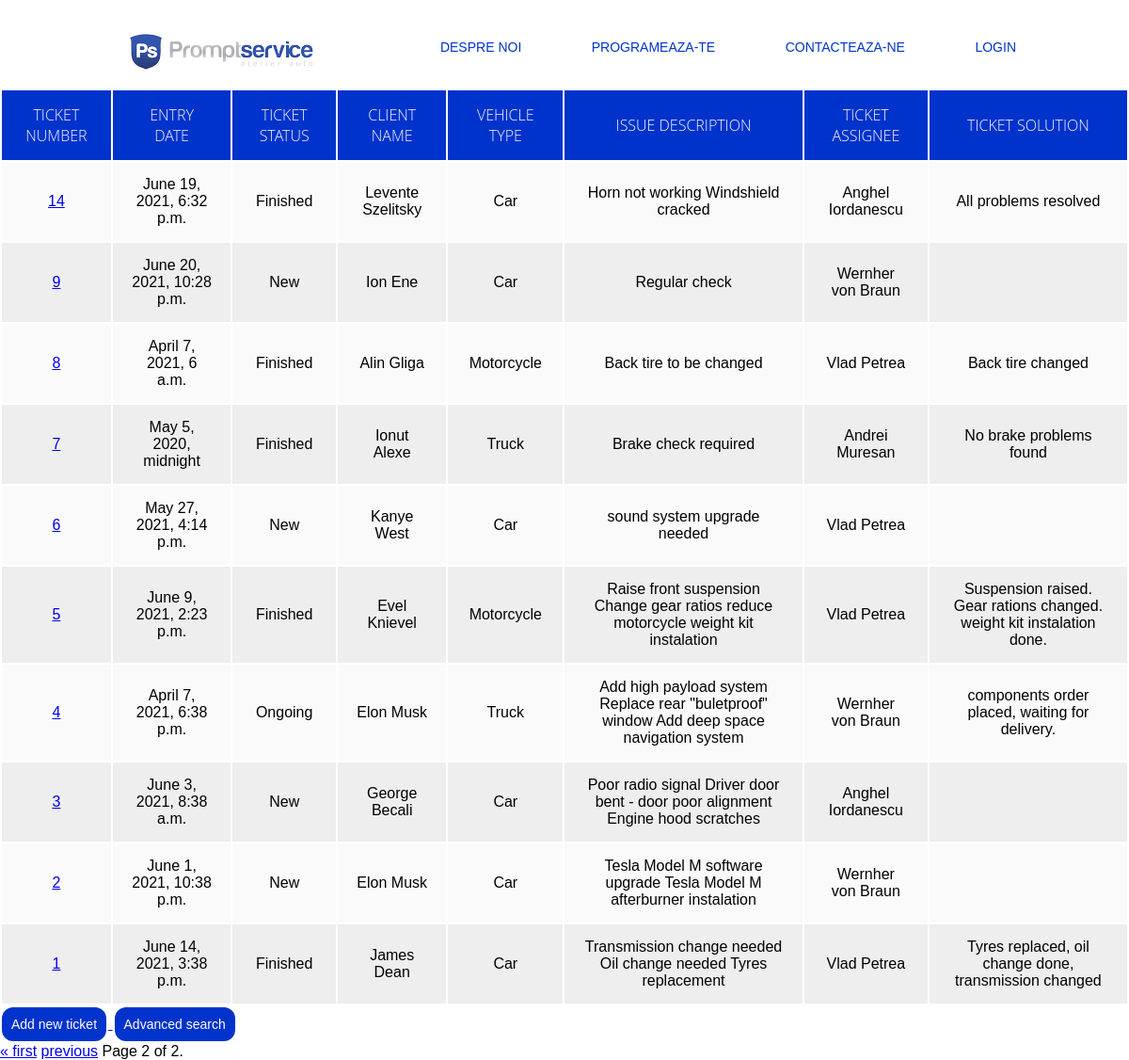
The page /ticket/?page=2 on the database its author committed.
### ticket/models.py (models this page shows, shortened)
class Ticket(models.Model):
    vehicle_types = (('Car', 'Car'), ('Motorcycle', 'Motorcycle'), ('Truck', 'Truck'))
    ticket_statuses = (('New', 'New'), ('Ongoing', 'Ongoing'), ('Finished', 'Finished'))
    client_name = models.CharField(max_length=100)
    client_phone = models.CharField(max_length=14)
    client_email = models.EmailField(max_length=100)
    vehicle_type = models.CharField(max_length=20, choices=vehicle_types, default='Car')
    vehicle_ID = models.CharField(max_length=17)
    vehicle_licence_number = models.CharField(max_length=12)
    vehicle_issue_text = models.TextField()
    ticket_status = models.CharField(max_length=10, choices=ticket_statuses, default='New')
    ticket_entry_date = models.DateTimeField(default=timezone.now)
    ticket_solution_date = models.DateTimeField(null=True, blank=True)
    ticket_solution_text = models.TextField(null=True, blank=True)
    ticket_number = models.AutoField(primary_key=True)
    ticket_assignee = models.CharField(max_length=100)

### ticket/views.py (the view)
# urls.py: path('', views.index, name='index'),
def index(request):
    latest_ticket_list = Ticket.objects.order_by('-ticket_number')
    paginator = Paginator(latest_ticket_list, 15)
    context = {
        'latest_ticket_list': latest_ticket_list,
    }
    page_number = request.GET.get('page')
    page_obj = paginator.get_page(page_number)
    return render(request, 'ticket/index.html', {'page_obj': page_obj})

### ticket/templates/ticket/index.html (shortened to what this page needs)
<!DOCTYPE html>
<html lang="en">
<head>
</head>
<body>
{% load static %}
{% block content %}
{% if user.is_authenticated %}
    <div>
  <p class="welcome_user">Hi {{ user.username }}!</p>
        </div>
<div>
            <img src="{% static 'ticket/images/logo.png' %}">
            <nav>
               <ul>
                  <li><a href="../">Logout</a></li>
               </ul>
            </nav>
         </div>
{% else %}
  <p style="color:white">You are not logged in</p>
         <div class ="container">
            <img src="{% static 'ticket/images/logo.png' %}">
            <nav>
               <ul>
                  <li><a href="#">Despre Noi</a></li>
                  <li><a href="#">Programeaza-te</a></li>
                  <li><a href="#">Contacteaza-ne</a></li>
                  <li><a href="/accounts/login/">Login</a></li>
               </ul>
            </nav>
         </div>
   <div>
{% endif %}
{% endblock %}
{% if page_obj %}
<div style="overflow-x:auto;">
    <table class="content-table">
        <thead>
            <tr>
                <th>Ticket Number</th>
                <th>Entry Date</th>
                <th>Ticket Status</th>
                <th>Client Name</th>
                <th>Vehicle Type</th>
                <th>Issue Description</th>
                <th>Ticket Assignee</th>
                <th>Ticket Solution</th>
            </tr>
        </thead>
        <tbody>
            {% for ticket in page_obj %}
            <tr>
                <td><a href="/ticket/{{ticket.ticket_number}}">{{ticket.ticket_number}}</a></td>
                <td>{{ticket.ticket_entry_date}}</td>
                <td>{{ticket.ticket_status}}</td>
                <td>{{ticket.client_name}}</td>
                <td>{{ticket.vehicle_type}}</td>
                <td>{{ticket.vehicle_issue_text}}</td>
                <td>{{ticket.ticket_assignee}}</td>
                <td>{{ticket.ticket_solution_text}}</td>
            </tr>
            {% endfor %}
        </tbody>
    </table>
</div>
{% else %}
    <p>No tickets are available.</p>
{% endif %}
<a href='newticket/'>
    <button class="button button4">Add new ticket</button>
</a>
<a href='../ticket/search/'>
    <button class="button button4">Advanced search</button>
</a>
<div class="pagination">
    <span class="step-links">
        {% if page_obj.has_previous %}
            <a href="?page=1">&laquo; first</a>
            <a href="?page={{ page_obj.previous_page_number }}">previous</a>
        {% endif %}
        <span class="current">
            Page {{ page_obj.number }} of {{ page_obj.paginator.num_pages }}.
        </span>
    </span>
</div>
</body>
</html>

### ticket/templates/ticket/index.html (style rules this page uses)
.button { background-color: #0033cc; border: none; color: white; padding: 10px; text-align: center; text-decoration: none; display: inline-block; font-size: 14px; margin: 2px 2px; cursor: pointer; }
.button4 { border-radius: 12px; }
* { margin:0; padding: 0; outline: 0; }
td , th { padding: 15px 20px; text-align: center; }
th { background-color: #0033cc; color: #fafafa; font-family: 'Open Sans',Sans-serif; font-weight: 200; text-transform: uppercase; }
tr { width: 100%; background-color: #fafafa; font-family: 'Montserrat', sans-serif; }
tr:nth-child(even) { background-color: #eeeeee; }
body { margin:0; font-family: 'Work Sans', sans-serif; font-weight: 300; }
.container { width: 80%; margin: 0 auto; }
nav { float:right; }
nav ul { margin:0; padding:0; list-style:none; }
nav li { display:inline-block; margin-left: 70px; padding-top:23px; position:relative; }
nav a { color : #0033cc; text-decoration: none; text-transform: uppercase; font-size: 14px; }
nav a::before { content:''; display: block; height: 5px; background-color:#444; position:absolute; top:0; width:0%; transition:all ease-in-out 250ms; }
* { box-sizing:border-box }

### rows shown on the page
Ticket: ticket_number "14", ticket_entry_date "June 19, 2021, 6:32 p.m.", ticket_status "Finished", client_name "Levente Szelitsky", vehicle_type "Car", vehicle_issue_text "Horn not working Windshield cracked", ticket_assignee "Anghel Iordanescu", ticket_solution_text "All problems resolved"
Ticket: ticket_number "9", ticket_entry_date "June 20, 2021, 10:28 p.m.", ticket_status "New", client_name "Ion Ene", vehicle_type "Car", vehicle_issue_text "Regular check", ticket_assignee "Wernher von Braun"
Ticket: ticket_number "8", ticket_entry_date "April 7, 2021, 6 a.m.", ticket_status "Finished", client_name "Alin Gliga", vehicle_type "Motorcycle", vehicle_issue_text "Back tire to be changed", ticket_assignee "Vlad Petrea", ticket_solution_text "Back tire changed"
Ticket: ticket_number "7", ticket_entry_date "May 5, 2020, midnight", ticket_status "Finished", client_name "Ionut Alexe", vehicle_type "Truck", vehicle_issue_text "Brake check required", ticket_assignee "Andrei Muresan", ticket_solution_text "No brake problems found"
Ticket: ticket_number "6", ticket_entry_date "May 27, 2021, 4:14 p.m.", ticket_status "New", client_name "Kanye West", vehicle_type "Car", vehicle_issue_text "sound system upgrade needed", ticket_assignee "Vlad Petrea"
Ticket: ticket_number "5", ticket_entry_date "June 9, 2021, 2:23 p.m.", ticket_status "Finished", client_name "Evel Knievel", vehicle_type "Motorcycle", vehicle_issue_text "Raise front suspension Change gear ratios reduce motorcycle weight kit instalation", ticket_assignee "Vlad Petrea", ticket_solution_text "Suspension raised. Gear rations changed. weight kit instalation done."
Ticket: ticket_number "4", ticket_entry_date "April 7, 2021, 6:38 p.m.", ticket_status "Ongoing", client_name "Elon Musk", vehicle_type "Truck", vehicle_issue_text "Add high payload system Replace rear \"buletproof\" window Add deep space navigation system", ticket_assignee "Wernher von Braun", ticket_solution_text "components order placed, waiting for delivery."
Ticket: ticket_number "3", ticket_entry_date "June 3, 2021, 8:38 a.m.", ticket_status "New", client_name "George Becali", vehicle_type "Car", vehicle_issue_text "Poor radio signal Driver door bent - door poor alignment Engine hood scratches", ticket_assignee "Anghel Iordanescu"
Ticket: ticket_number "2", ticket_entry_date "June 1, 2021, 10:38 p.m.", ticket_status "New", client_name "Elon Musk", vehicle_type "Car", vehicle_issue_text "Tesla Model M software upgrade Tesla Model M afterburner instalation", ticket_assignee "Wernher von Braun"
Ticket: ticket_number "1", ticket_entry_date "June 14, 2021, 3:38 p.m.", ticket_status "Finished", client_name "James Dean", vehicle_type "Car", vehicle_issue_text "Transmission change needed Oil change needed Tyres replacement", ticket_assignee "Vlad Petrea", ticket_solution_text "Tyres replaced, oil change done, transmission changed"

### other values the page prints
{{ page_obj.number }} "2"
{{ page_obj.paginator.num_pages }} "2"
